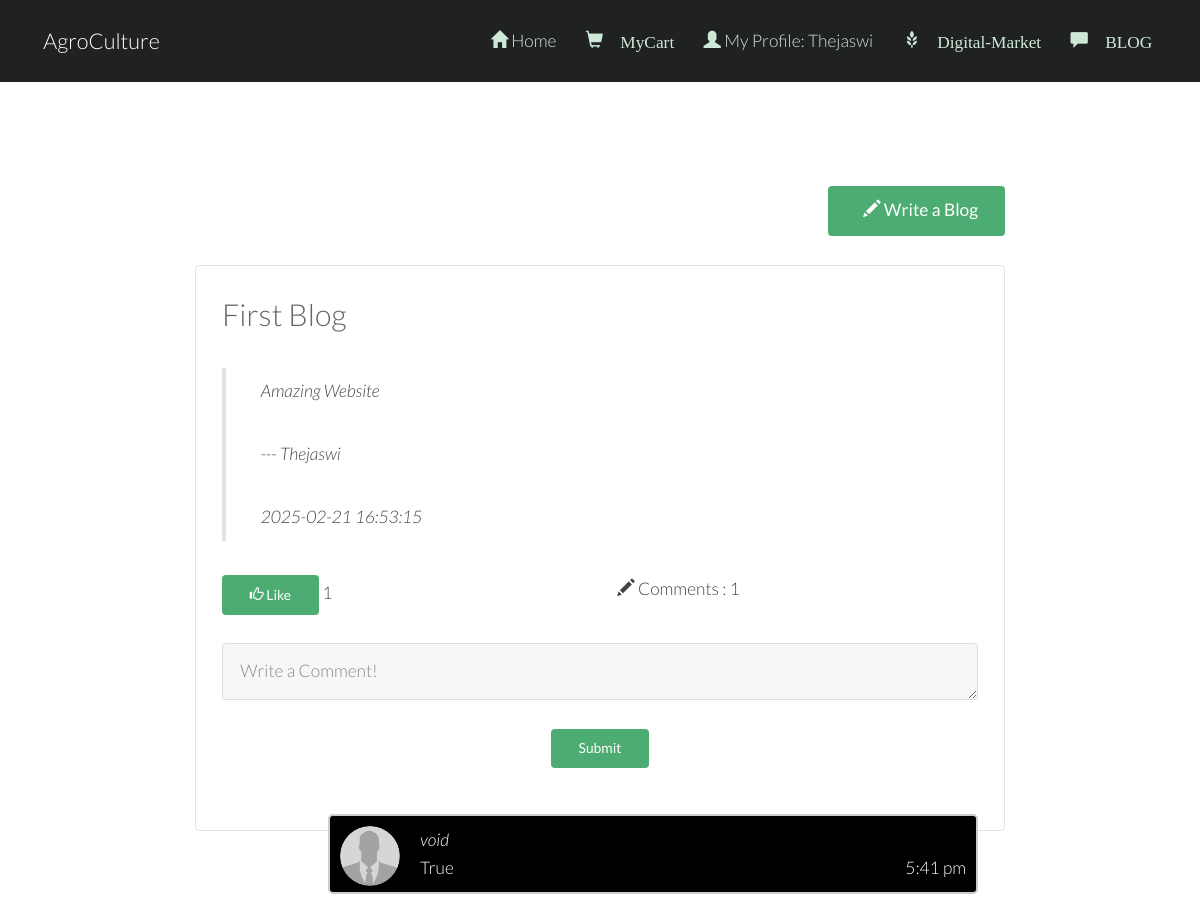
The app's page /blogView.php (signed in) with its own data.
### tables this page shows
CREATE TABLE `blogdata` (
  `blogId` int(10) NOT NULL,
  `blogUser` varchar(256) NOT NULL,
  `blogTitle` varchar(256) NOT NULL,
  `blogContent` longtext NOT NULL,
  `blogTime` timestamp NOT NULL DEFAULT current_timestamp(),
  `likes` int(10) NOT NULL DEFAULT 0
);

CREATE TABLE `blogfeedback` (
  `blogId` int(10) NOT NULL,
  `comment` varchar(256) NOT NULL,
  `commentUser` varchar(256) NOT NULL,
  `commentPic` varchar(256) NOT NULL DEFAULT 'profile0.png',
  `commentTime` timestamp NOT NULL DEFAULT current_timestamp()
);

### blogView.php (the view, shortened to what this page needs)
<?php
	require 'db.php';
	$sql = "SELECT * FROM blogdata ORDER BY blogId DESC";
	$result = mysqli_query($conn, $sql);
	function formatDate($date)
	{
		return date('g:i a', strtotime($date));
	}
?>
<!DOCTYPE HTML>
<html>
	<head>
        <link href="bootstrap\css\bootstrap.min.css" rel="stylesheet">
		<link rel="stylesheet" href="css/skel.css" />
		<link rel="stylesheet" href="css/style.css" />
		<link rel="stylesheet" href="css/style-xlarge.css" />
		<link rel="stylesheet" href="Blog/commentBox.css" />
	</head>
	<body class="subpage">
		<?php
			require 'menu.php';
		?>
			<section id="main" class="wrapper">
				<div class="inner">
					<div class="container" style="width: 70%">
					<div class="row uniform">
						<div class="9u 12u$(small)">
						</div>
						<div class="3u 12u$(small)">
							<a href="blogWrite.php" class="button special fit"><span class="glyphicon glyphicon-pencil"></span> Write a Blog</a>
						</div>
					</div>
					<br />
					<?php
						while($row = $result->fetch_array()) :
							$id = $row['blogId'];
							$sql = "SELECT * FROM blogfeedback WHERE blogId = '$id'";
							$result1 = mysqli_query($conn, $sql);
							$numComment = mysqli_num_rows($result1);
					?>
					<div class="box">
						<h2><?= $row['blogTitle']; ?></h2>
						<blockquote>
							<?= $row['blogContent']; ?>
							<p>--- <?= $row['blogUser']; ?></p>
							<p><?= $row['blogTime']; ?></p>
						</blockquote>
						<form method="post" action="blogView.php">
							<div class="row">
								<div class="6u 12u$(xsmall)">
									<button class = "button special small" name="<?php echo 'like'.$id; ?>">
									<span class="glyphicon glyphicon-thumbs-up"></span> Like</button>
									<span><?= $row['likes']?></span>
								</div>
								<div class="6u 12u$(xsmall)">
									<span class="glyphicon glyphicon-pencil"></span> Comments : <?= $numComment ?></button>
								</div>
								<div class="12u$">
									<br>
									<textarea name="comment" id="comment" rows="1" placeholder="Write a Comment!"></textarea>
								</div>
								<div class="12u$">
									<center>
									<br>
									<input type="submit" name="<?php echo 'submit'.$id; ?>" class="button special small" value="Submit"/>
									</center>
								</div>
							</div>
						</form>
						<?php
							if($result1) :
								while($row1 = $result1->fetch_array()) :
						?>
							<div class="con darker">
								<img src="<?php echo 'images/profileImages/'.$row1['commentPic']?>" alt="Avatar"><span><em><?= $row1['commentUser']; ?></em></span>
								<br>
								<?= $row1['comment']; ?>
								<span class="time-right"><?= formatDate($row1['commentTime']); ?></span>
							</div>
							<?php endwhile; ?>
						<?php endif; ?>
					</div>
					<?php endwhile; ?>
				</div>
			</section>
	</body>
</html>

### menu.php
<?php
	if(isset($_SESSION['logged_in']) AND $_SESSION['logged_in'] == 1)
	{
		$loginProfile = "My Profile: ". $_SESSION['Username'];
		$logo = "glyphicon glyphicon-user";
		if($_SESSION['Category']!= 1)
		{
			$link = "Login/profile.php";
		}
		else {
				$link = "profileView.php";
		}
	}
	else
	{
		$loginProfile = "Login";
		$link = "index.php";
		$logo = "glyphicon glyphicon-log-in";
	}
?>
<!DOCTYPE html>
			<header id="header">
				<h1><a href="index.php">AgroCulture</a></h1>
				<nav id="nav">
					<ul>
						<li><a href="index.php"><span class="glyphicon glyphicon-home"></span> Home</a></li>
						<li><a href="myCart.php"><span class="glyphicon glyphicon-shopping-cart"> MyCart</a></li>
						<li><a href="<?= $link; ?>"><span class="<?php echo $logo; ?>"></span><?php echo" ". $loginProfile; ?></a></li>
						<li><a href="market.php"><span class="glyphicon glyphicon-grain"> Digital-Market</a></li>
						<li><a href="blogView.php"><span class="glyphicon glyphicon-comment"> BLOG</a></li>
					</ul>
				</nav>
			</header>
	</body>
</html>

### css/skel.css (style rules this page uses)
html,body,div,span,applet,object,iframe,h1,h2,h3,h4,h5,h6,p,blockquote,pre,a,abbr,acronym,address,big,cite,code,del,dfn,em,img,ins,kbd,q,s,samp,small,strike,strong,sub,sup,tt,var,b,u,i,center,dl,dt,dd,ol,ul,li,fieldset,form,label,legend,table,caption,tbody,tfoot,thead,tr,th,td,article,aside,canvas,details,embed,figure,figcaption,footer,header,hgroup,menu,nav,output,ruby,section,summary,time,mark,audio,video { margin:0;padding:0;border:0;font-size:100%;font:inherit;vertical-align:baseline; }
article,aside,details,figcaption,figure,footer,header,hgroup,menu,nav,section { display:block; }
body { line-height:1; }
ol,ul { list-style:none; }
blockquote,q { quotes:none; }
blockquote:before,blockquote:after,q:before,q:after { content:'';content:none; }
body { -webkit-text-size-adjust:none }
*, *:before, *:after { -moz-box-sizing: border-box; -webkit-box-sizing: border-box; box-sizing: border-box; }
body { min-width: 1200px; }
.container { margin-left: auto; margin-right: auto; width: 1200px; }
.row { border-bottom: solid 1px transparent; }
.row > * { float: left; }
.row:after, .row:before { content: ''; display: block; clear: both; height: 0; }
.row.uniform > * > :first-child { margin-top: 0; }
.row.uniform > * > :last-child { margin-bottom: 0; }
.row > * { padding: 0 0 0 2em; }
.row { margin: 0 0 0 -2em; }
.row.uniform > * { padding: 2em 0 0 2em; }
.row.uniform { margin: -2em 0 0 -2em; }
.\31 2u, .\31 2u\24, .\31 2u\28 1\29, .\31 2u\24\28 1\29 { width: 100%; clear: none; }
.\39 u, .\39 u\24, .\39 u\28 1\29, .\39 u\24\28 1\29 { width: 75%; clear: none; }
.\36 u, .\36 u\24, .\36 u\28 1\29, .\36 u\24\28 1\29 { width: 50%; clear: none; }
.\33 u, .\33 u\24, .\33 u\28 1\29, .\33 u\24\28 1\29 { width: 25%; clear: none; }
.\31 2u\24 + *, .\31 2u\24\28 1\29 + *, .\31 1u\24 + *, .\31 1u\24\28 1\29 + *, .\31 0u\24 + *, .\31 0u\24\28 1\29 + *, .\39 u\24 + *, .\39 u\24\28 1\29 + *, .\38 u\24 + *, .\38 u\24\28 1\29 + *, .\37 u\24 + *, .\37 u\24\28 1\29 + *, .\36 u\24 + *, .\36 u\24\28 1\29 + *, .\35 u\24 + *, .\35 u\24\28 1\29 + *, .\34 u\24 + *, .\34 u\24\28 1\29 + *, .\33 u\24 + *, .\33 u\24\28 1\29 + *, .\32 u\24 + *, .\32 u\24\28 1\29 + *, .\31 u\24 + *, .\31 u\24\28 1\29 + * { clear: left; }

### css/style-xlarge.css (style rules this page uses)
body, input, select, textarea { font-size: 13pt; }

### Blog/commentBox.css (style rules this page uses)
.con { border: 2px solid #dedede; background-color: #f1f1f1; border-radius: 5px; padding: 10px; margin: 10px 0; color: #fff; width: 650px; height:80px; word-wrap:break-word; }
.darker { border-color: #ccc; background-color: #000; float: right; }
.con::after { content: ""; clear: both; display: table; }
.con img { float: left; max-width: 60px; width: 80%; margin-right: 20px; border-radius: 50%; }
.time-right { position: relative; float: right; color: #fff; }

### css/style-large.css (style rules this page uses)
body, input, select, textarea { font-size: 13pt; }

### records on screen
blogdata: blogTitle "First Blog", blogContent "Amazing Website", blogUser "Thejaswi", blogTime "2025-02-21 16:53:15", likes "1", numComment "1"
blogfeedback: commentPic (picture), commentUser "void", comment "True", commentTime "5:41 pm"

### other values on screen
$loginProfile "My Profile: Thejaswi"
